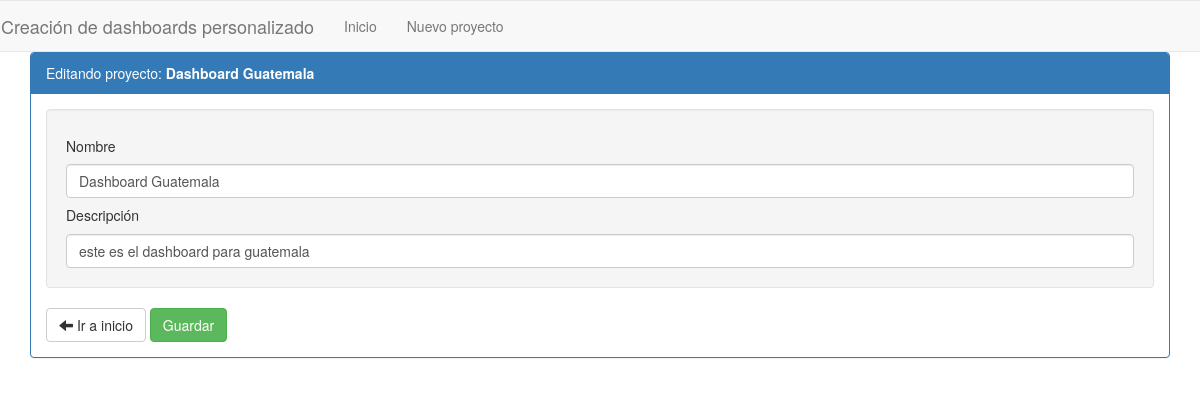
Page /editProject/29 on the committed database.
### dashboardConfigApp/models.py (models this page shows, shortened)
class Proyecto(models.Model):
	nombre = models.CharField(max_length=100)
	descripcion = models.CharField(max_length=100, default='')
	fechaCreacion = models.DateTimeField(default=timezone.now)

### dashboardConfigApp/views.py (the view)
# urls.py: url(r'^editProject/(?P<pk>\d+)$', EditProject.as_view(), name='editProject'),
class EditProject( UpdateView ):
    model = Proyecto
    template_name = 'project/editProject.html'
    context_object_name = 'editProject'
    success_url = reverse_lazy( 'home' )
    fields = [
        'nombre',
        'descripcion',
    ]

### dashboardConfigApp/templates/project/editProject.html (shortened to what this page needs)
{% extends "base.html" %}
{% block content %}
	{% load widget_tweaks %}
    <div class="container">
        <div class="panel panel-primary">
            <div class="panel-heading">Editando proyecto: <strong>{{ editProject.nombre }}</strong></div>
            <div class="panel-body">
                <form  method="POST" data-toggle="validator" enctype="multipart/form-data" role="form">{% csrf_token %}
                    <div class="well">
                         <h5>Nombre</h5>
                        {{ form.nombre|add_class:"form-control"|attr:"required:required"|attr:"id:txtProjectName"}}
                        <h5>Descripción</h5>
                        {{ form.descripcion|add_class:"form-control"|attr:"required:required"|attr:"id:txtDescripcionProyecto"|attr:"rows:2"}}
                    </div>
                    <div class="acciones">
                        <a  class="btn btn-default" href="{% url 'home' %}"><span class="glyphicon glyphicon-arrow-left"></span> Ir a inicio</a>
                        <input type="submit" value="Guardar" class="btn btn-success" id="btnUpdate"/>
                    </div>
                </form>
            </div>
        </div>
    </div>
{% endblock content %}

### rows in the picture
Proyecto: nombre "Dashboard Guatemala", descripcion "este es el dashboard para guatemala"
